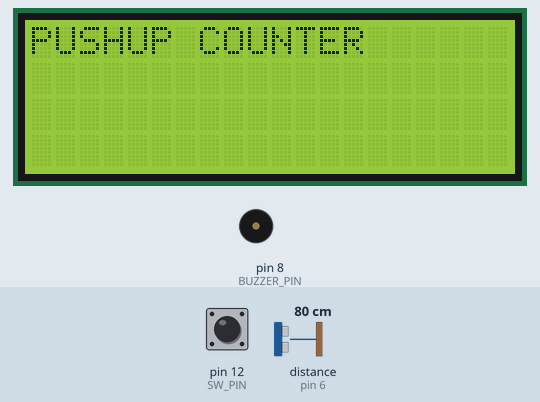
Bench run of a sketch on a simulated Arduino Uno, built with avr-gcc and run on an emulated ATmega328P. Shown: 20×4 character LCD, buzzer (waves = sounding, pin HIGH). Wiring (inferred from the names in the program): ultrasonic range finder: trigger pin 7; echo pin 6. The test bench sets the inputs (shaded band); at power-on: distance to the obstacle (sensor on pin 6) 80 cm, pin 12 (SW_PIN) HIGH. The echo pulse lasts 58.3 µs per cm; pins used as bus, display or sensor lines are not drawn; what the sketch prints to the serial monitor is not drawn.

Above: at 1.2 s.
1.3 s: distance to the obstacle (sensor on pin 6) set to 2 cm
At 1.5 s:
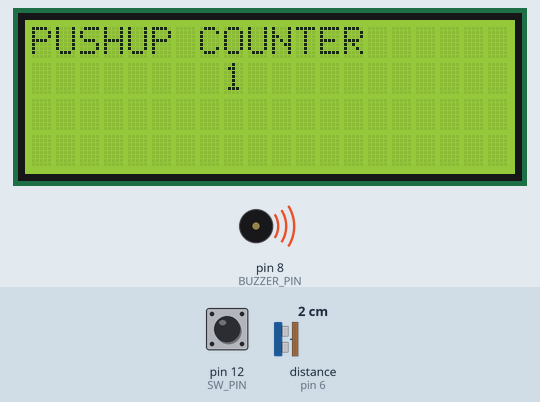
3.0 s: pin 12 (SW_PIN) pulled LOW for 0.15 s
At 4.0 s:
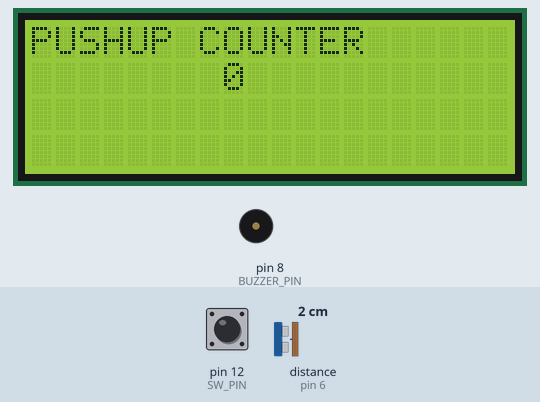
Timing chart, 0 to 6.0 s (numbered marks = the images above; inputs shaded):
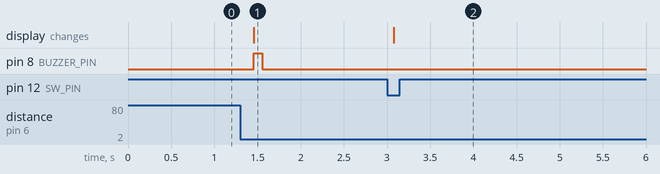

Measured:
- after the input at 1.3 s, pin 8 (BUZZER_PIN): LOW → HIGH after 0.16 s, → LOW 0.10 s later; the display: changes after 0.16 s (image 1)
- after the input at 3.0 s, the display: changes after 0.08 s (image 2)

The sketch:

arduino_pushup_counter.ino
```cpp
#include <Wire.h>
#include <LiquidCrystal_I2C.h>

#define BUZZER_PIN 8
#define SW_PIN 12
int echo = 6;
int trig = 7;

LiquidCrystal_I2C lcd(0x27, 20, 4); // I2C LCD 모듈의 주소와 크기를 입력합니다.

int pushupCnt=0;
int pushState=0;


void setup() {
  Serial.begin(9600);
  pinMode(trig,OUTPUT);
  pinMode(echo,INPUT);
  pinMode(BUZZER_PIN,OUTPUT);
  pinMode(SW_PIN,INPUT_PULLUP);


  lcd.init(); // LCD 초기화
  lcd.backlight(); // LCD 백라이트 활성화
  lcd.clear();
  lcd.setCursor(0,0);
  lcd.print("PUSHUP COUNTER");

}

void loop() {
  float distance = ultraSonic();
  Serial.print(distance);
  Serial.println("cm");
  Serial.print("  switch");
  Serial.println(pushState);
  delay(100);
  if(distance <= 10 && pushState == 0){
    pushState = 1;
    pushupCnt++;
    lcd.setCursor(8,1);
    lcd.print(" ");
    lcd.setCursor(8,1);
    lcd.print(pushupCnt);
    digitalWrite(BUZZER_PIN, HIGH);
    delay(100);
    digitalWrite(BUZZER_PIN, LOW);
    delay(100);
  }
else if (distance >= 30 && pushState == 1){
  pushState = 0;
}

if( digitalRead(SW_PIN) == 0){
  pushupCnt = 0;
  lcd.setCursor(8,1);
  lcd.print(0,0);
  lcd.setCursor(8,1);
  lcd.print(pushupCnt);
  delay(100);
}

}

float ultraSonic(){
  digitalWrite(trig, HIGH);
  delayMicroseconds(10);
  digitalWrite(trig,LOW);

  unsigned long duration = pulseIn(echo, HIGH);

  float distanceCM= ((34000 * duration/1000000)/2);
  return distanceCM;
}
```
